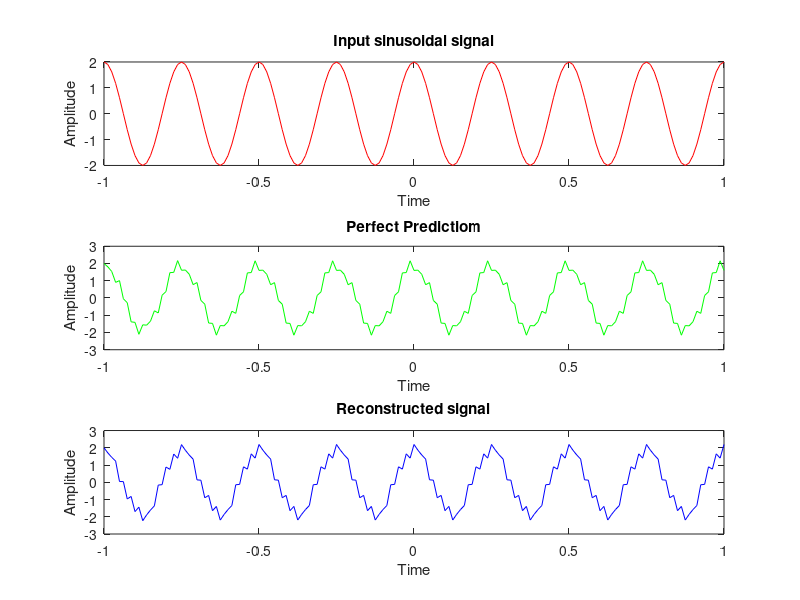
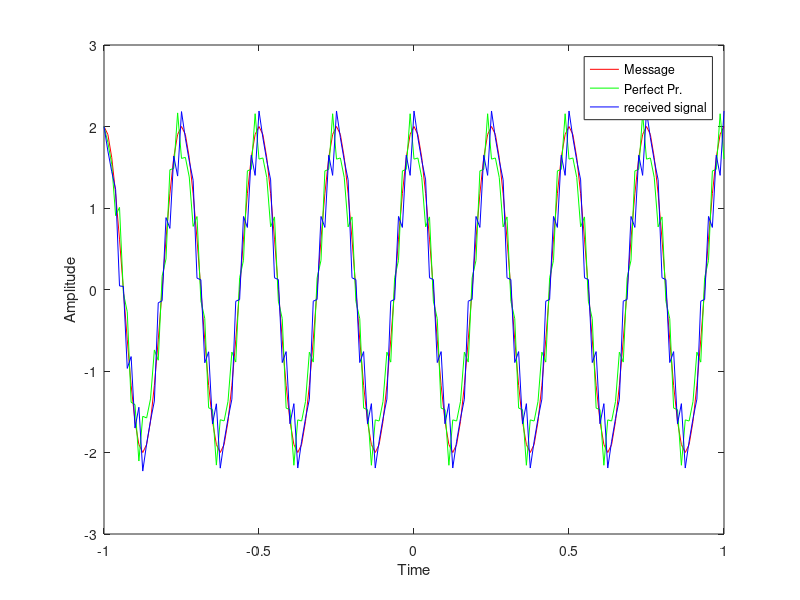

MATLAB code to generate these figures, in order:
clear
fm=4;   % message freq
fs=20*fm;  % sampling freq
am=2;      % amplitude of signal
t=-1:1/fs:1;
m=am*cos(2*pi*fm*t);

figure(1);      
subplot(311),plot(t,m,'r-'); hold on;
xlabel('Time');
ylabel('Amplitude');
title('Input sinusoidal signal');
 
for k=1:length(m)   
    if k==1
        d(k) = m(k);     %  at the first step there is no prediction(because don't know anything about signal)
        dq(k) = round(d(k));  % quantization
        q(k) = d(k) - dq(k);  % quantization error
        mq(k) = dq(k);        % first predicted message
    else
        d(k) = m(k)-mq(k-1);  % difference between the message and the previous one
        dq(k) = round(d(k));  % quantization
        q(k) = d(k) - dq(k);  % quantization error
        mq(k) = dq(k) + 0.85*mq(k-1); % predicted message (0.85 prediction constant)
    end
end

a =  m + q;  % message + quantization error

subplot(312),plot(t,a,'g-');hold on;
xlabel('Time');
ylabel('Amplitude');
title('Perfect Predictiom');
% Receiver
for k=1:length(m)
    if k==1
        mqr(k) = dq(k);  % first received signal
    else
        mqr(k) = dq(k) + 0.85*mqr(k-1);  % predicted signal + difference
    end
end
subplot(313),plot(t,mqr,'b-');
xlabel('Time');
ylabel('Amplitude');
title('Reconstructed signal');
figure(2)

plot(t,m,'r-'); hold on; 
plot(t,a,'g-');hold on; 
plot(t,mqr,'b-'); 
xlabel('Time');
ylabel('Amplitude');
legend('Message','Perfect Pr.','received signal')
